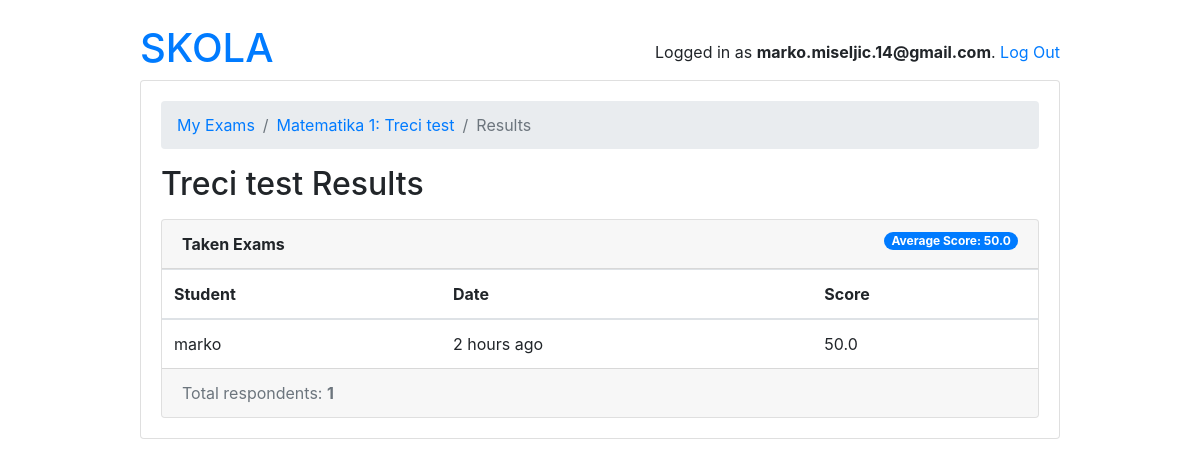
Before: /teachers/exam/16/results/ (signed in) with the older database file.
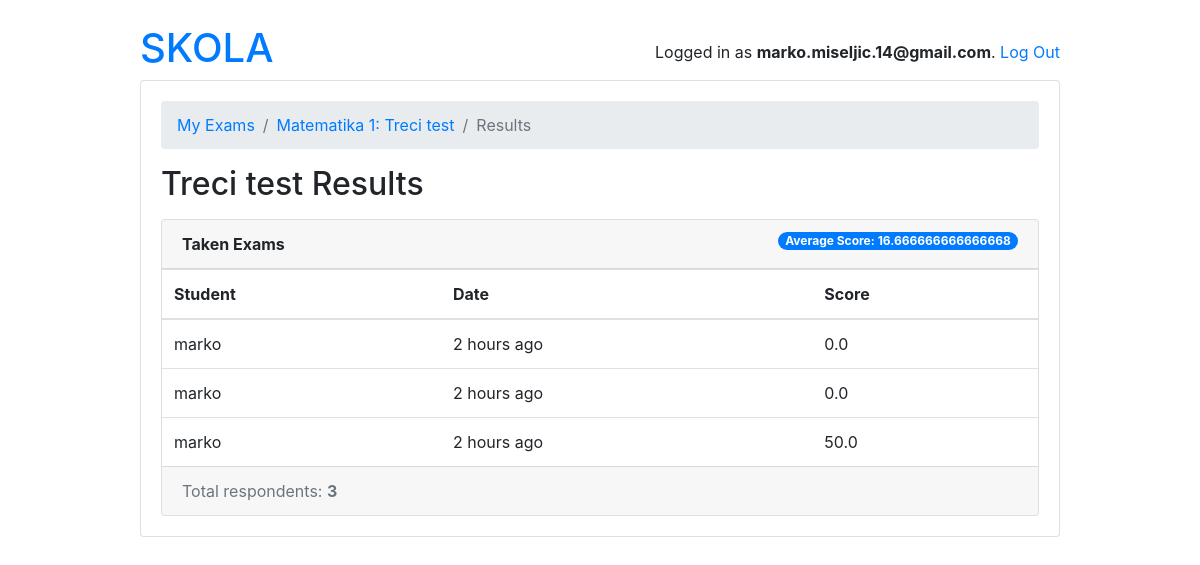
After: the same page with the newer database file.
### account/models.py (models this page shows, shortened)
class TakenExam(models.Model):
    student = models.ForeignKey(Student, on_delete=models.CASCADE, related_name='taken_exams')
    exam = models.ForeignKey(Exam, on_delete=models.CASCADE, related_name='taken_exams')
    score = models.FloatField()
    date = models.DateTimeField(auto_now_add=True)

class Student(models.Model):
    user = models.OneToOneField('User', on_delete=models.CASCADE, primary_key=True, related_name='student')
    exams = models.ManyToManyField(Exam, through='TakenExam')

class User(AbstractUser):
    first_name = models.CharField(max_length=220)
    last_name = models.CharField(max_length=220)
    email = models.EmailField()
    is_student = models.BooleanField(default=False)
    is_teacher = models.BooleanField(default=False)

### account/views.py (the view)
# urls.py: path('exam/<int:pk>/results/', ExamResultsView.as_view(), name='exam_results'),
class ExamResultsView(DetailView):
    model = Exam
    context_object_name = 'exam'
    template_name = 'teachers/exam_results.html'
    def get_context_data(self, **kwargs):
        exam = self.get_object()
        taken_exams = exam.taken_exams.select_related('student__user').order_by('-date')
        total_taken_exams = taken_exams.count()
        exam_score = exam.taken_exams.aggregate(average_score=Avg('score'))
        extra_content = {
            'taken_exams': taken_exams,
            'total_taken_exams': total_taken_exams,
            'exam_score': exam_score
        }
        kwargs.update(extra_content)
        return super().get_context_data(**kwargs)
    def get_queryset(self):
        return self.request.user.exams.all()

### school/models.py (called while the page is built)
    def __str__(self):
        return self.name

    def __str__(self):
        return f"{self.subject}: {self.type}"

### templates/teachers/exam_results.html
{% extends '../base.html' %}
{% load crispy_forms_tags humanize  %}
{% block content %}
    <nav aria-label="breadcrumb">
        <ol class="breadcrumb">
            <li class="breadcrumb-item"><a href="{% url 'teachers:exam_change_list' %}" >My Exams</a></li>
            <li class="breadcrumb-item"><a href="{% url 'teachers:exam_change' exam.pk %}">{{ exam }}</a></li>
            <li class="breadcrumb-item active" aria-current="page">Results</li>
        </ol>
    </nav>
    <h2 class="mb-3">{{ exam.type }} Results</h2>
    <div class="card">
        <div class="card-header">
            <strong>Taken Exams</strong>
            <span class="badge badge-pill badge-primary float-right">Average Score: {{exam_score.average_score|default_if_none:0.0 }}</span>
        </div>
        <table class="table mb-0">
            <thead>
                <tr>
                    <th>Student</th>
                    <th>Date</th>
                    <th>Score</th>
                </tr>
            </thead>
            <tbody>
                {% for taken_exam in taken_exams %}
                    <tr>
                        <td>{{ taken_exam.student.user.username }}</td>
                        <td>{{ taken_exam.date|naturaltime }}</td>
                        <td>{{ taken_exam.score }}</td>
                    </tr>
                {% endfor %}
            </tbody>
        </table>
        <div class="card-footer text-muted">
            Total respondents: <strong>{{ total_taken_exams }}</strong>
        </div>
    </div>
{% endblock content %}

Changed rows visible on the page:
added TakenExam: student.user.username "marko", date "2 hours ago", score "0.0"
added TakenExam: student.user.username "marko", date "2 hours ago", score "0.0"
Other visible differences:
{{ exam_score.average_score|default_if_none:0.0 }}: "50.0" → "16.666666666666668"
{{ total_taken_exams }}: "1" → "3"
